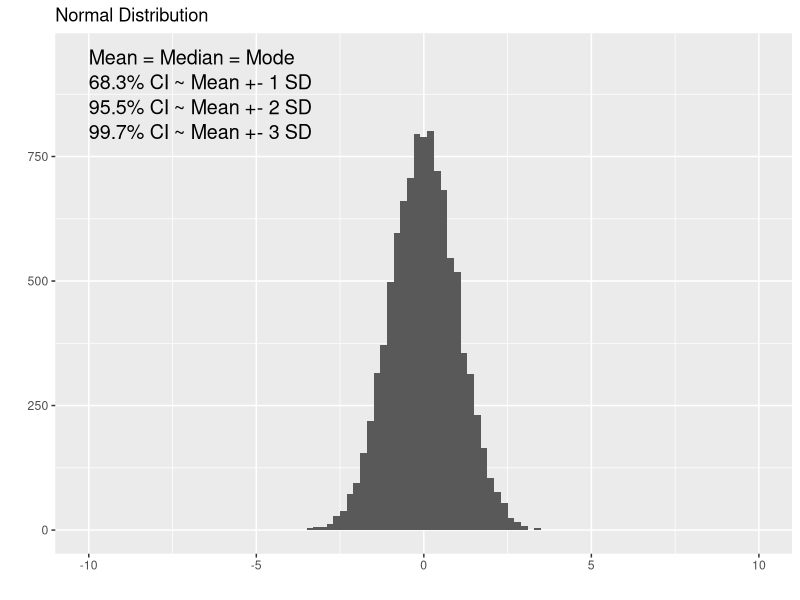
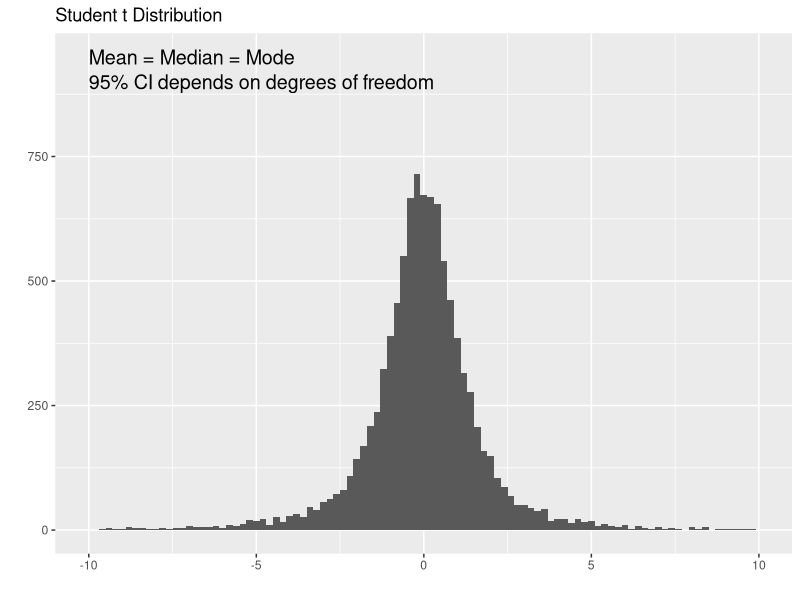
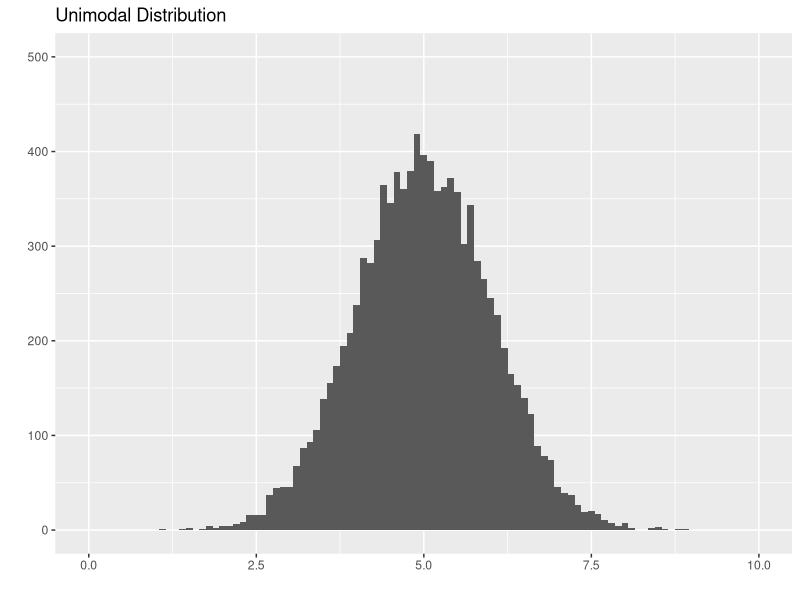
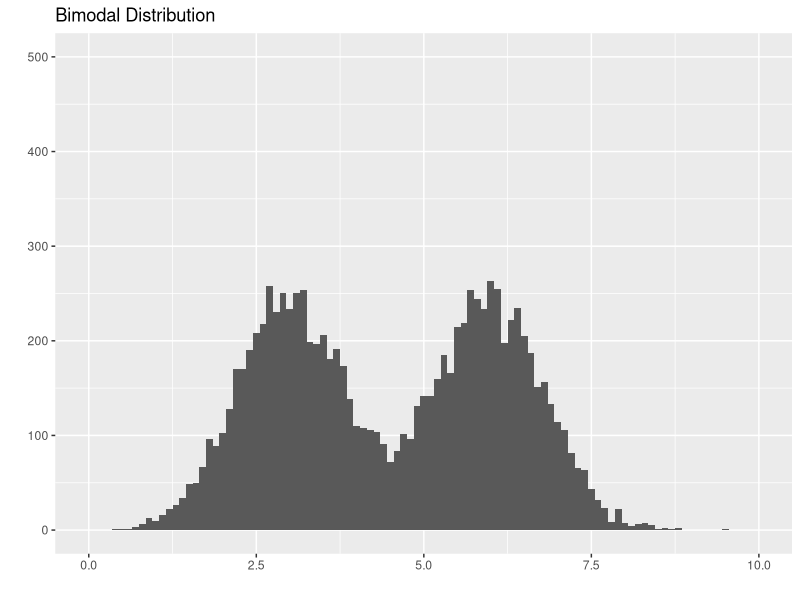
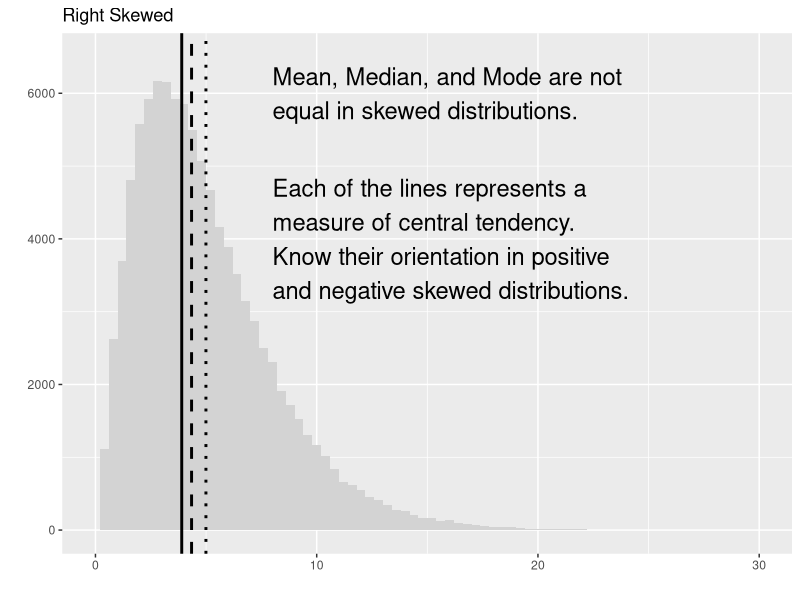
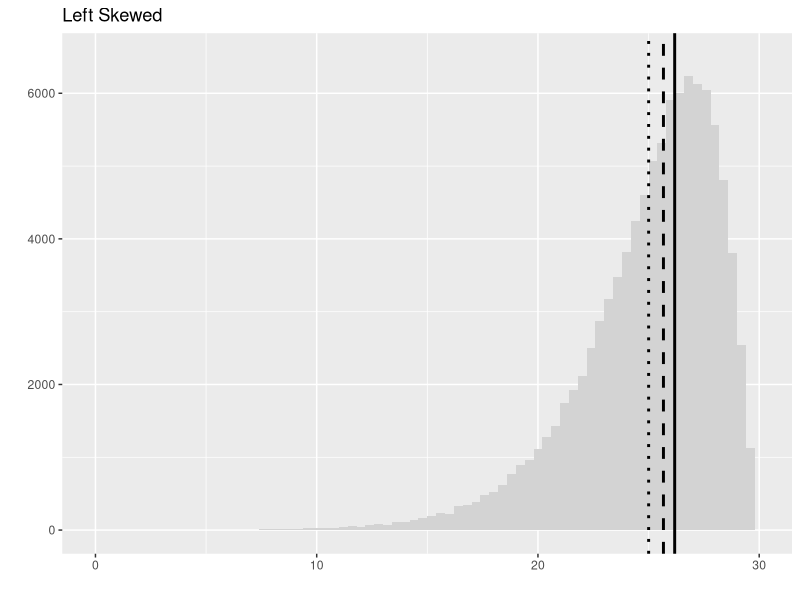
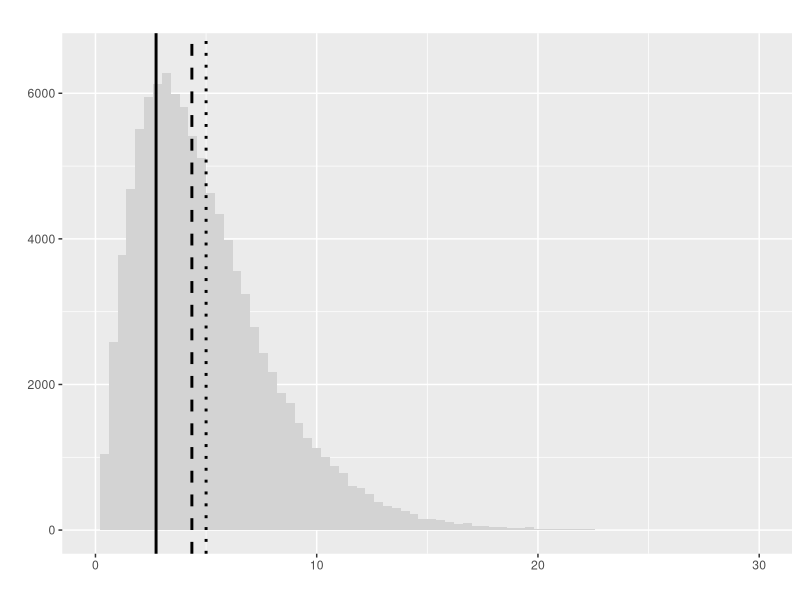
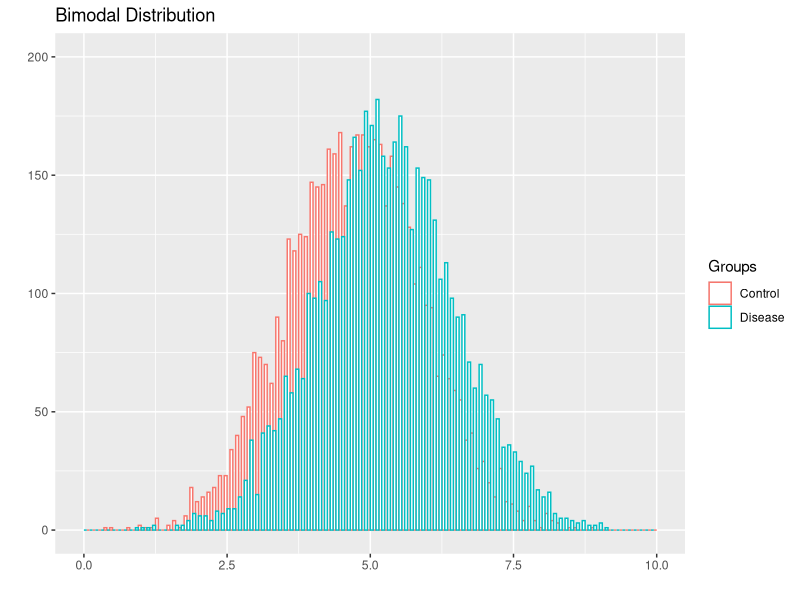

Source code (R) for these figures, in order:
## ---- chunk 1
library(ggplot2)
library(cowplot)
norm <- rnorm(10000, sd = 1)
ggplot(data.frame(data = norm), aes(data)) + 
  geom_histogram(binwidth = 0.2) + 
  xlim(-10, 10) + 
  ylim(0, 950) +
  ggtitle("Normal Distribution") + 
  labs(x="", y="") +
  annotate("text", x = -10, y = 950, label = "Mean = Median = Mode", size=5, hjust = 0) +
  annotate("text", x = -10, y = 900, label = "68.3% CI ~ Mean +- 1 SD", size=5, hjust = 0) +
  annotate("text", x = -10, y = 850, label = "95.5% CI ~ Mean +- 2 SD", size=5, hjust = 0) +
  annotate("text", x = -10, y = 800, label = "99.7% CI ~ Mean +- 3 SD", size=5, hjust = 0)
## ---- chunk 2
library(ggplot2)
library(cowplot)
studentt <- rt(10000, df=2)
ggplot(data.frame(data = studentt), aes(data)) + 
  geom_histogram(binwidth = 0.2)  + 
  xlim(-10, 10) + 
  ylim(0, 950) +
  ggtitle("Student t Distribution") + 
  labs(x="", y="") +
  annotate("text", x = -10, y = 950, label = "Mean = Median = Mode", size=5, hjust = 0) +
  annotate("text", x = -10, y = 900, label = "95% CI depends on degrees of freedom", size=5, hjust = 0)
## ---- chunk 3
library(ggplot2)
library(cowplot)
norm <- rnorm(10000, mean = 5, sd = 1)
ggplot(data.frame(data = norm), aes(data)) + 
  geom_histogram(binwidth = 0.1) + 
  xlim(0, 10) + 
  ylim(0, 500) +
  ggtitle("Unimodal Distribution") + 
  labs(x="", y="")
## ---- chunk 4
library(ggplot2)
library(cowplot)
norm1 <- rnorm(5000, mean = 3, sd = 0.8)
norm2 <- rnorm(5000, mean = 6, sd = 0.8)
ggplot(data.frame(data = c(norm1, norm2)), aes(data)) + 
  geom_histogram(binwidth = 0.1) + 
  xlim(0, 10) + 
  ylim(0, 500) +
  ggtitle("Bimodal Distribution") + 
  labs(x="", y="")
## ---- chunk 5
library(ggplot2)
library(cowplot)
Mode <- function(x) {
  ux <- unique(x)
  ux[which.max(tabulate(match(x, ux)))]
}
r.skew <- rchisq(100000, df = 5)
ggplot(data.frame(data = r.skew), aes(data)) +
  geom_histogram(binwidth = 0.4, fill = 'lightgray') + 
  geom_vline(xintercept = mean(r.skew), linetype = 'dotted', lwd = 1) +
  geom_vline(xintercept = median(r.skew), linetype = "dashed", lwd = 1) +
  geom_vline(xintercept = Mode(round(r.skew, digits = 2)), linetype = "solid", lwd = 1) +
  xlim(0, 30) + 
  ylim(0, 6500) +
  ggtitle("Right Skewed") + 
  labs(x="", y="") +
  annotate("text", x = 8, y = 6000, label = "Mean, Median, and Mode are not\nequal in skewed distributions.", size = 6, hjust = 0) +
  annotate("text", x = 8, y = 4000, label = "Each of the lines represents a\nmeasure of central tendency.\nKnow their orientation in positive\nand negative skewed distributions.", size = 6, hjust = 0)
## ---- chunk 6
library(ggplot2)
library(cowplot)
Mode <- function(x) {
  ux <- unique(x)
  ux[which.max(tabulate(match(x, ux)))]
}
l.skew <- 30 - rchisq(100000, df = 5)
ggplot(data.frame(data = l.skew), aes(data)) + 
  geom_histogram(binwidth = 0.4, fill = 'lightgray') + 
  geom_vline(xintercept = mean(l.skew), linetype = 'dotted', lwd = 1) +
  geom_vline(xintercept = median(l.skew), linetype = "dashed", lwd = 1) +
  geom_vline(xintercept = Mode(round(l.skew, digits = 2)), linetype = "solid", lwd = 1) +
  xlim(0, 30) + 
  ylim(0, 6500) +
  ggtitle("Left Skewed") + 
  labs(x="", y="")
## ---- chunk 7
library(ggplot2)
library(cowplot)
Mode <- function(x) {
  ux <- unique(x)
  ux[which.max(tabulate(match(x, ux)))]
}
r.skew <- rchisq(100000, df = 5)
ggplot(data.frame(data = r.skew), aes(data)) +
  geom_histogram(binwidth = 0.4, fill = 'lightgray') + 
  geom_vline(xintercept = mean(r.skew), linetype = 'dotted', lwd = 1) +
  geom_vline(xintercept = median(r.skew), linetype = "dashed", lwd = 1) +
  geom_vline(xintercept = Mode(round(r.skew, digits = 2)), linetype = "solid", lwd = 1) +
  xlim(0, 30) + 
  ylim(0, 6500) +
  ggtitle("") + 
  labs(x="", y="")
## ---- chunk 8
library(ggplot2)
library(cowplot)
norm1 <- rnorm(5000, mean = 4.75, sd = 1.2)
norm2 <- rnorm(5000, mean = 5.25, sd = 1.2)
ggplot(data.frame(data = c(norm1, norm2), Groups = c(rep('Control', length(norm1)), rep('Disease', length(norm2)))), aes(data, color = Groups)) + 
  geom_histogram(binwidth = 0.1, fill = 'white', position="dodge") + 
  xlim(0, 10) + 
  ylim(0, 200) +
  ggtitle("Bimodal Distribution") + 
  labs(x="", y="")
## ---- chunk 9
  norm1 <- rnorm(5000, mean = 4.75, sd = 1.2)
  norm2 <- rnorm(5000, mean = 5.25, sd = 1.2)
  (t.test(norm1, norm2))$p.value
## ---- chunk 10
library(ggplot2)
library(cowplot)
pos <- ggplot(mtcars, aes(x=wt, y=hp)) + 
  geom_point() + 
  ggtitle("Positive Correlation") + 
  labs(x="Weight", y="Horse Power")
neg <- ggplot(mtcars, aes(x=wt, y=mpg)) + 
  geom_point() + 
  ggtitle("Negative Correlation") + 
  labs(x="Weight", y="Fuel Efficiency (mpg)")

plot_grid(pos, neg)
## ---- chunk 11
library(ggplot2)
library(cowplot)
pos <- ggplot(mtcars, aes(x=wt, y=hp)) + 
  geom_point() + 
  geom_smooth(method='lm',formula=y~x) +
  ggtitle("Positive Correlation") + 
  labs(x="Weight", y="Horse Power")
show(pos)
## ---- chunk 12
library(ggplot2)
library(cowplot)
norm1 <- rnorm(5000, mean = 4.25, sd = 1.5)
norm2 <- rnorm(5000, mean = 7.75, sd = 1.5)
ggplot(data.frame(data = c(norm1, norm2), Groups = c(rep('Control', length(norm1)), rep('Disease', length(norm2)))), aes(data, fill = Groups)) + 
  geom_density(alpha=0.2) + 
  geom_vline(xintercept = 6, linetype = 'solid', lwd = 1) +
  scale_fill_manual(values = c("Control" = "blue", "Disease" = "red")) +
  labs(x="Cancer Biomarker", y="Fraction of Patients") +
  annotate("text", x = 1.5, y = 0.02, label = "True\nNegative", size=5, hjust = 0) +
  annotate("text", x = 4.7, y = 0.02, label = "False\nNegative", size=5, hjust = 0) +
  annotate("text", x = 6.35, y = 0.02, label = "False\nPositive", size=5, hjust = 0) +
  annotate("text", x = 9.2, y = 0.02, label = "True\nPositive", size=5, hjust = 0)
## ---- chunk 13
library(ggplot2)
library(cowplot)
norm1 <- rnorm(5000, mean = 4.25, sd = 1.5)
norm2 <- rnorm(5000, mean = 7.75, sd = 1.5)
ggplot(data.frame(data = c(norm1, norm2), Groups = c(rep('Control', length(norm1)), rep('Disease', length(norm2)))), aes(data, fill = Groups)) + 
  geom_density(alpha=0.2) + 
  geom_vline(xintercept = 6, linetype = 'solid', lwd = 1) +
  scale_fill_manual(values = c("Control" = "white", "Disease" = "red")) +
  labs(x="Cancer Biomarker", y="Fraction of Patients") +
  annotate("text", x = 1.5, y = 0.02, label = "True\nNegative", size=5, hjust = 0, color = '#dddddd') +
  annotate("text", x = 4.7, y = 0.02, label = "False\nNegative", size=5, hjust = 0) +
  annotate("text", x = 6.35, y = 0.02, label = "False\nPositive", size=5, hjust = 0, color = '#dddddd') +
  annotate("text", x = 9.2, y = 0.02, label = "True\nPositive", size=5, hjust = 0)
## ---- chunk 14
library(ggplot2)
library(cowplot)
norm1 <- rnorm(5000, mean = 4.25, sd = 1.5)
norm2 <- rnorm(5000, mean = 7.75, sd = 1.5)
ggplot(data.frame(data = c(norm1, norm2), Groups = c(rep('Control', length(norm1)), rep('Disease', length(norm2)))), aes(data, fill = Groups)) + 
  geom_density(alpha=0.2) + 
  geom_vline(xintercept = 6, linetype = 'solid', lwd = 1) +
  scale_fill_manual(values = c("Control" = "blue", "Disease" = "white")) +
  labs(x="Cancer Biomarker", y="Fraction of Patients") +
  annotate("text", x = 1.5, y = 0.02, label = "True\nNegative", size=5, hjust = 0) +
  annotate("text", x = 4.7, y = 0.02, label = "False\nNegative", size=5, hjust = 0, color = '#dddddd') +
  annotate("text", x = 6.35, y = 0.02, label = "False\nPositive", size=5, hjust = 0) +
  annotate("text", x = 9.2, y = 0.02, label = "True\nPositive", size=5, hjust = 0, color = '#dddddd')
## ---- chunk 15
library(ggplot2)
library(cowplot)
n = 1000
prevalence <- seq(0, 1, by = 0.001)
sensitivity <- 0.9
specificity <- 0.9
TP <- n * prevalence
TN <- n - TP
FP <- n * (1 - specificity)
FN <- n * prevalence * (1 - sensitivity)
PPV <- TP / (TP + FP)
data <- data.frame(x = prevalence, y = PPV)
ggplot(data, aes(x = x, y = y)) + 
  geom_line() +
  ylim(0, 1) + 
  labs(x="Prevalence", y="Positive Predictive Value")
## ---- chunk 16
library(ggplot2)
library(cowplot)
norm1 <- rnorm(5000, mean = 4.25, sd = 1.5)
norm2 <- rnorm(5000, mean = 7.75, sd = 1.5)
ggplot(data.frame(data = c(norm1, norm2), Groups = c(rep('Control', length(norm1)), rep('Disease', length(norm2)))), aes(data, fill = Groups)) + 
  geom_density(alpha=0.2) + 
  geom_vline(xintercept = 5, linetype = 'solid', lwd = 1) +
  geom_vline(xintercept = 7, linetype = 'dotted', lwd = 1) +
  scale_fill_manual(values = c("Control" = "blue", "Disease" = "red")) +
  labs(x="Cancer Biomarker", y="Fraction of Patients")
## ---- chunk 17

dat <- data.frame(Groups = c('Exposure', 'No Exposure'), Incidence = c(6, 2))
ggplot(data=dat, aes(x=Groups, y=Incidence)) +
  geom_bar(colour="black", stat="identity") +
  annotate("segment", x = 2, xend = 2, y = 2, yend = 6, colour = "red", size = 1.5) +
  annotate("text", x = 1.95, y = 4, colour = "red", size = 6, label = "Attributable Risk", angle = 90)
## ---- chunk 18

dat <- data.frame(Groups = c('Control', 'Treatment'), Risk = c(0.6, 0.34))
ggplot(data=dat, aes(x=Groups, y=Risk)) +
  geom_bar(colour="black", stat="identity") +
  annotate("segment", x = 2, xend = 2, y = 0.34, yend = 0.6, colour = "red", size = 1.5) +
  annotate("text", x = 1.95, y = 0.47, colour = "red", size = 6, label = "Risk Difference", angle = 90)
